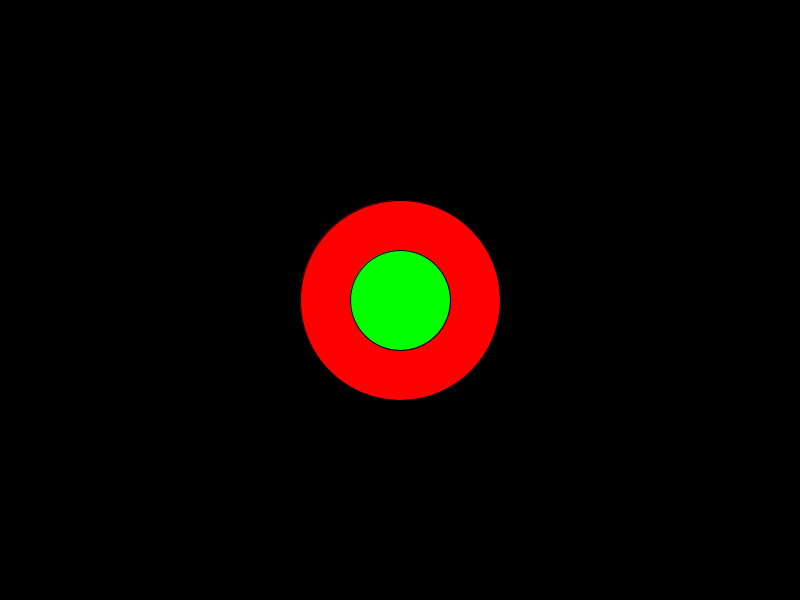
Frame 1 (no input)
Frame 60 (the mouse pressed at the canvas centre just before this capture): identical to frame 1, image omitted
Frame 120 (the mouse held since frame 60 and released just before this capture): identical to frame 1, image omitted

The Processing sketch that drew this single still picture (run headless with seeded random() and noise(); from frame 60 on, the mouse is pressed at the canvas centre):

// Processing sketch: TestProgram
// ── TestProgram.pde
void setup(){
  size(800, 600);
}

void draw(){
  background(0);
  fill(255,0,0);
  ellipse(width/2, height/2, 200 ,200);
  fill(0,255,0);
   ellipse(width/2, height/2, 100 ,100);
}
